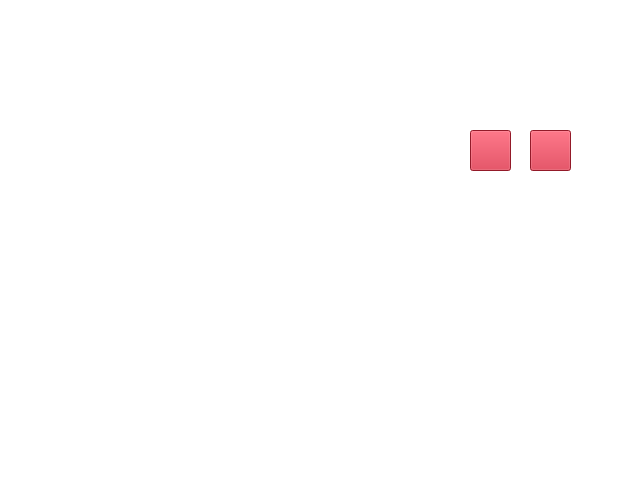
<?xml version="1.0" encoding="UTF-8"?>
<ui version="4.0">
 <class>LboardWindow</class>
 <widget class="QWidget" name="LboardWindow">
  <property name="geometry">
   <rect>
    <x>0</x>
    <y>0</y>
    <width>640</width>
    <height>480</height>
   </rect>
  </property>
  <property name="font">
   <font>
    <family>Ubuntu Condensed</family>
    <pointsize>14</pointsize>
   </font>
  </property>
  <property name="windowTitle">
   <string>GRE Vocab Builder</string>
  </property>
  <property name="styleSheet">
   <string notr="true">background-color: rgb(255, 255, 255);
color: rgb(0, 0, 0);</string>
  </property>
  <widget class="QPushButton" name="btn_showgraph">
   <property name="geometry">
    <rect>
     <x>530</x>
     <y>130</y>
     <width>41</width>
     <height>41</height>
    </rect>
   </property>
   <property name="styleSheet">
    <string notr="true">background-color: rgb(206, 36, 57);</string>
   </property>
   <property name="text">
    <string/>
   </property>
   <property name="icon">
    <iconset>
     <normaloff>fwd.png</normaloff>fwd.png</iconset>
   </property>
  </widget>
  <widget class="QPushButton" name="btn_showtable">
   <property name="geometry">
    <rect>
     <x>470</x>
     <y>130</y>
     <width>41</width>
     <height>41</height>
    </rect>
   </property>
   <property name="styleSheet">
    <string notr="true">background-color: rgb(206, 36, 57);</string>
   </property>
   <property name="text">
    <string/>
   </property>
   <property name="icon">
    <iconset>
     <normaloff>rewnd.png</normaloff>rewnd.png</iconset>
   </property>
  </widget>
 </widget>
 <resources/>
 <connections/>
</ui>
